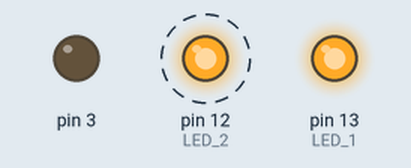
A sketch run on a simulated Arduino Uno, built with avr-gcc and run on an emulated ATmega328P. On the bench: output pins drawn as LEDs (lit = HIGH). Dashed ring = blinking.

Above: at 0.2 s.
Timing chart, 0 to 3.0 s (numbered marks = the images above):
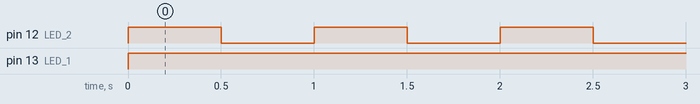

The sketch:

fish_feeder_control.ino
```cpp
int LED_1 =13;
int LED_2 =12;
int BUZZER=8;

//Turn on the blinking led.
void feedFishes(){
  digitalWrite(LED_2,HIGH);
  delay(500);
  digitalWrite(LED_2,LOW);
  delay(500);
}

//Turn on the fish OK led.
void fishOK(){
  digitalWrite(LED_1,HIGH);
}

//Sound the alarm.
void feedAlarm(){
  //Send 500Hz sound signal.
  tone(BUZZER, 500);
  delay(1000);

  //Stop sound.
  noTone(BUZZER);
  delay(1000);
}

void setup() {
  pinMode(LED_1,OUTPUT);
  pinMode(LED_2,OUTPUT);
  pinMode(3, OUTPUT);
}

void loop() {
  fishOK();
  feedFishes();
  //feedAlarm();
}
```

Measured:
- by itself, pin 12 (LED_2): alternates HIGH for 0.50 s and LOW for 0.50 s
- by itself, pin 13 (LED_1): LOW → HIGH at 0.00 s
